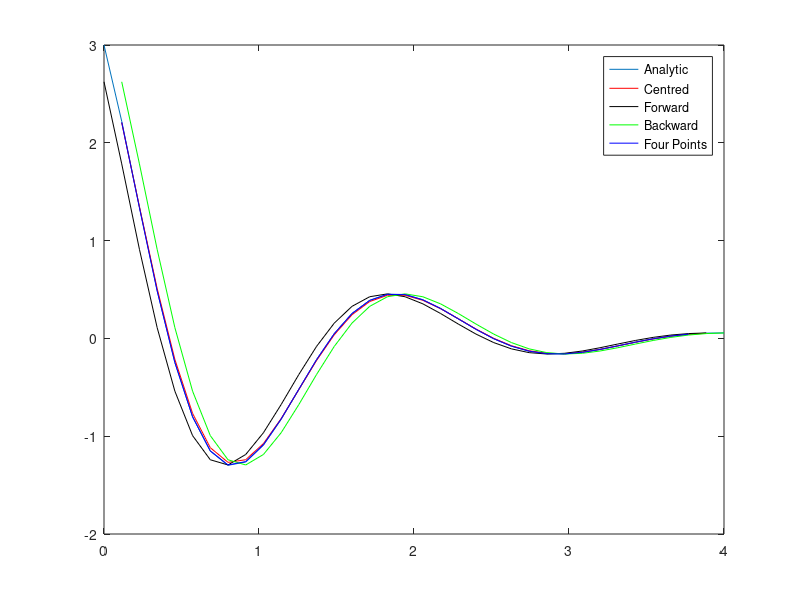
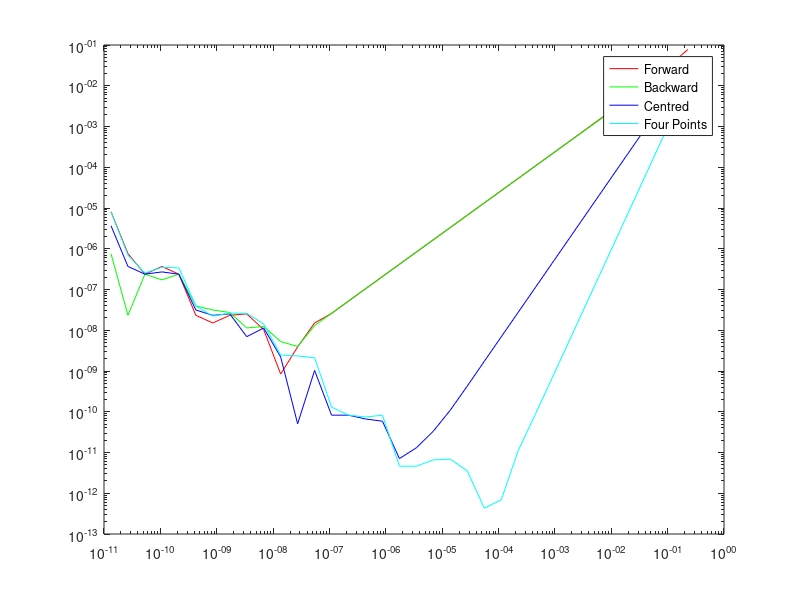

The MATLAB script that drew these images, in order:
%%%%%%%%%%%%%%%%%%%%%%%%%%%%%%%%%%%%%%%%%%%%%%%%%%%%%%%%%%%%%%%%%%%%%%%%%%
%    Este script evalúa la diferencia entre la derivada obtenida por DF y la
%    exacta, en función del tamaño del paso de discretización
%    Se evalúa un esquema progresivo (Fordward) , regresivo (Backward) 
%    y centrado 


clear all ; close all; clc
xmax=4; % 
Nmax=35; % nodos internos

Fun = @(x) exp(-x).*sin(3*x); 
dFun = @(x) -exp(-x).*sin(3*x)+ 3*exp(-x).*cos(3*x);

x=linspace(0,xmax,Nmax+1);
F=Fun(x);
h=x(2)-x(1); %calculo el paso

% Método de las Diferencias Centradas 
xCentral=x(2:end-1);
dFCenteral=(F(3:end)-F(1:end-2))/(2*h);  % (f(n+1) - f(n-1))/2

% Método de las Diferencias Progresivas
xForward=x(1:end-1);
dFForward=(F(2:end)-F(1:end-1))/h;

% Método de las Diferencias Regresivas
xBackward=x(2:end);
dFBackward=(F(2:end)-F(1:end-1))/h;

% Método de las Diferencias con 4 puntos 
a = -1/3;
b = -1/2;
c = 1;
d = -1/6;

xFourPoints=x(2:end-2); % a*f(n-1) + b*f(n) + c*f(n+1) + d*f(n+2)
dFFourPoints=(a*F(1:end-3)+ b*F(2:end-2) + c*F(3:end-1) + d*F(4:end))/h; 
plot(x,dFun(x));
hold on
plot(xCentral,dFCenteral,'r')
plot(xForward,dFForward,'k');
plot(xBackward,dFBackward,'g');
plot(xFourPoints,dFFourPoints,'b');
legend('Analytic','Centred','Forward','Backward', 'Four Points')
hold off;

x0=2;
dh=2*xmax/Nmax;
F0=Fun(x0);
dF0=dFun(x0);
Fordward=[];
Backward=[];
Centred=[];
FourPoints=[];
hh=2*dh;
h=[];
fprintf('      h,       Analitica   ,    Fordward   ,   Backward   ,    Centred\n')

for i=1:Nmax;
    hh=hh/2;
    fw = (Fun(x0+hh)-F0);
    fb =(-Fun(x0-hh)+F0);
    fc = (Fun(x0+hh)-Fun(x0-hh));
    fp = (a * Fun(x0-hh) + b * F0 + c * Fun(x0+hh) + d * Fun(x0+2*hh) )
  Fordward=[Fordward abs((fw/hh-dF0))];
  Backward=[Backward abs((fb/hh-dF0))];
  Centred =[Centred abs((fc/(2*hh)-dF0))];
  FourPoints=[FourPoints abs(fp/hh-dF0)];
    h=[h hh];
  fprintf(' %1.6e, %1.6e, %1.6e, %1.6e, %1.6e\n',hh, dF0, abs((fw/hh-dF0)/dF0), ...
  abs((fb/hh-dF0)/dF0), abs((fc/(2*hh)-dF0)/dF0))
endfor

figure 2, loglog(h, Fordward, '-r',h,  Backward, '-g', h, Centred, '-b',h,FourPoints, '-c');
legend('Forward','Backward', 'Centred', 'Four Points')